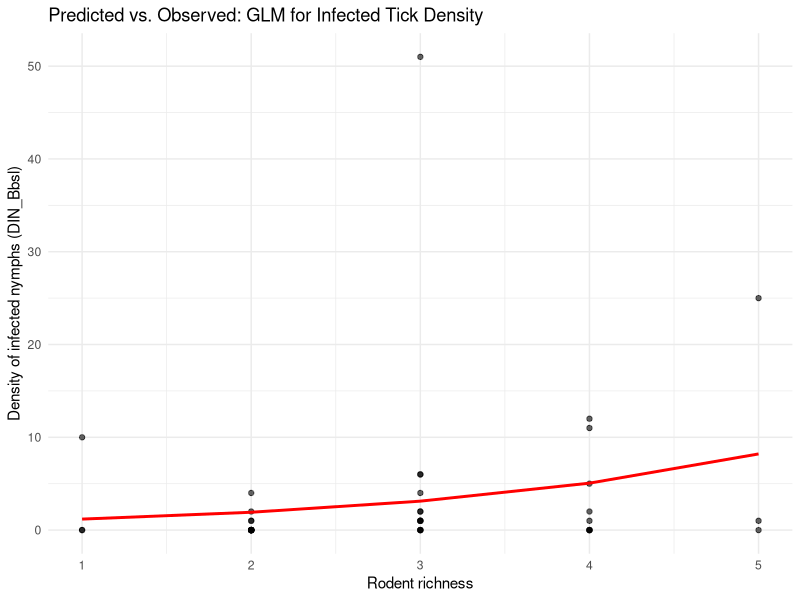
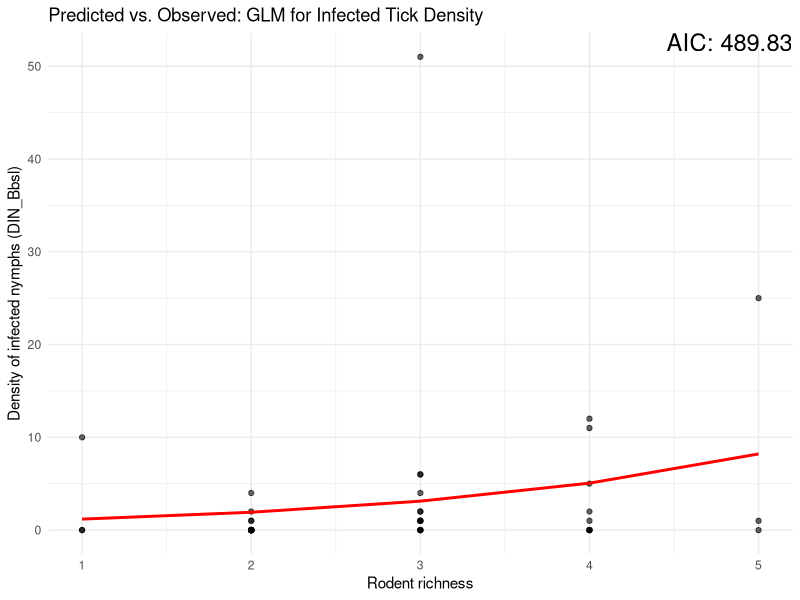
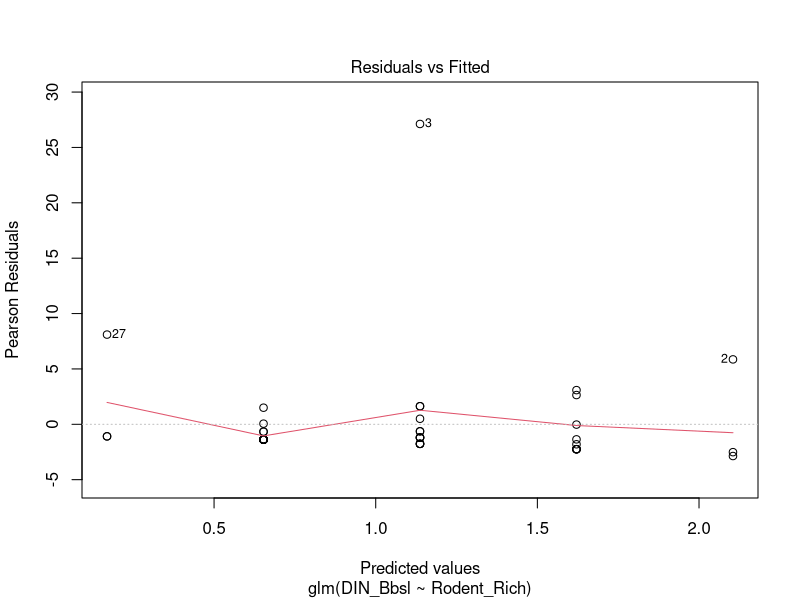
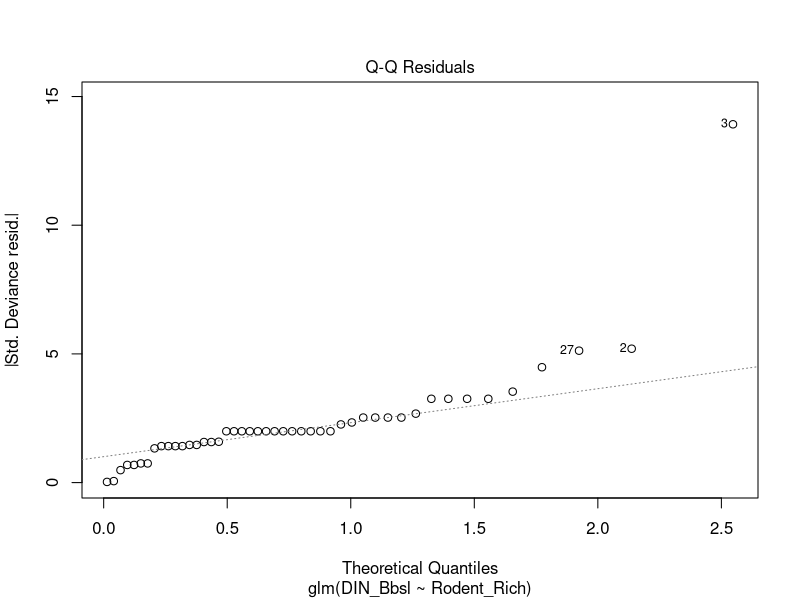
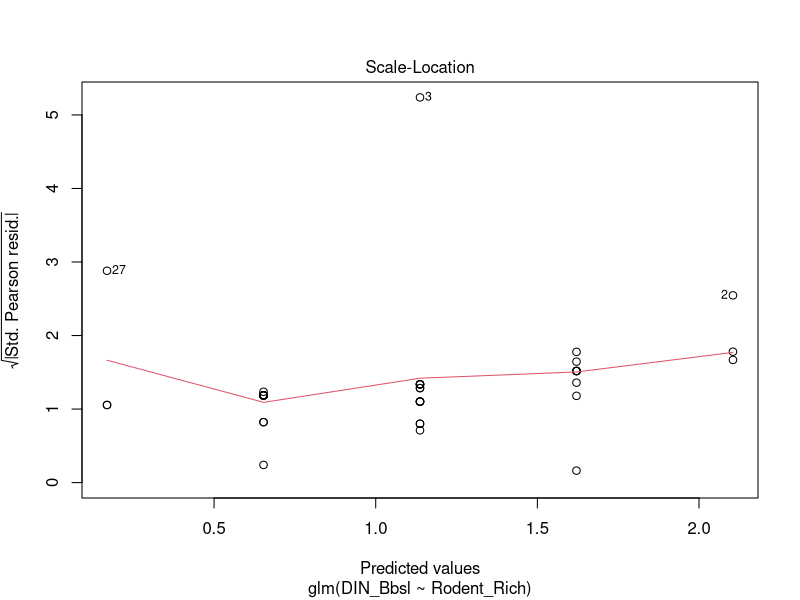
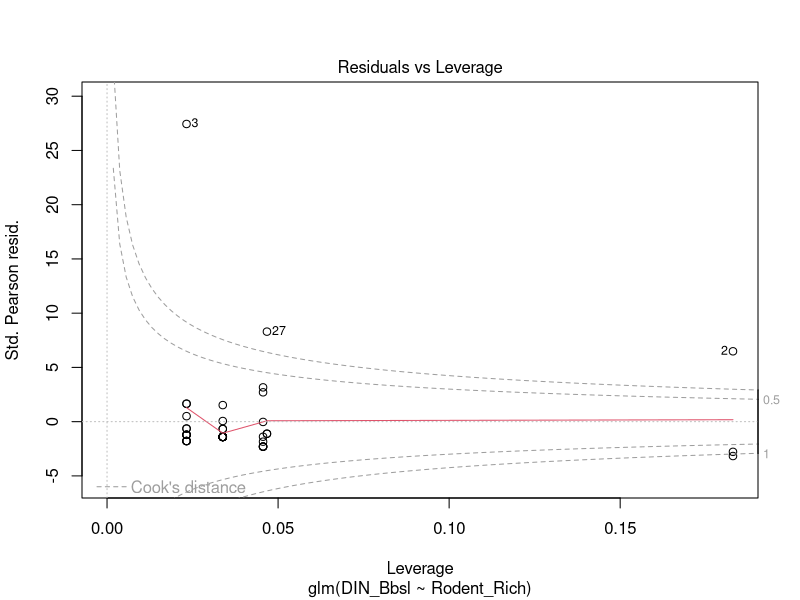

The R script that drew these images, in order:
## ---- chunk 1
# set working directory for all chunks in this file (default working directory is wherever Rmd file is)
getwd()
library(tidyverse)
## ---- chunk 2
# importing the gene dataset
tick <- read.csv("tick.csv",header=TRUE,stringsAsFactors = TRUE)
str(tick)
## ---- chunk 3
# Fit GLM with Poisson family
tick_glm <- glm(DIN_Bbsl ~ Rodent_Rich, family = "poisson", data = tick)
summary(tick_glm)
## ---- chunk 4
# Add model predictions to the dataset
tick$predicted <- predict(tick_glm, type = "response")

# Plot observed and predicted values
ggplot(tick, aes(x = Rodent_Rich, y = DIN_Bbsl)) +
  geom_point(alpha = 0.6) +
  geom_line(aes(y = predicted), color = "red", size = 1) +
  labs(
    x = "Rodent richness",
    y = "Density of infected nymphs (DIN_Bbsl)",
    title = "Predicted vs. Observed: GLM for Infected Tick Density") +
  theme_minimal()
## ---- chunk 5
# Plot observed and predicted values
ggplot(tick, aes(x = Rodent_Rich, y = DIN_Bbsl)) +
  geom_point(alpha = 0.6) +
  geom_line(aes(y = predicted), color = "red", size = 1) +
  annotate('text', x=Inf, y=Inf, label = paste0("AIC: 489.83"), hjust=1, vjust=1, , size=6)+
  labs(
    x = "Rodent richness",
    y = "Density of infected nymphs (DIN_Bbsl)",
    title = "Predicted vs. Observed: GLM for Infected Tick Density") +
  theme_minimal()
## ---- chunk 6
# Diagnostic plots for GLM
plot(tick_glm)
## ---- chunk 7
# Compare two GLMs with AIC
tick_glm2 <- glm(DIN_Bbsl ~ Rodent_Rich + Predator_Shannon_wCat, family = "poisson", data = tick)

summary(tick_glm2)

AIC(tick_glm, tick_glm2)
## ---- chunk 8
# Random effect of site
library(glmmTMB)
tick_glm_site <- glmmTMB(DIN_Bbsl ~ Rodent_Rich + Predator_Shannon_wCat + (1|Site), family = 'poisson', data = tick)
summary(tick_glm_site)

# Compare the GLMs with AIC
AIC(tick_glm2, tick_glm_site)

## ---- chunk 9
# Random effect of site and year
tick_glm_site_year <- glmmTMB(DIN_Bbsl ~ Rodent_Rich + Predator_Shannon_wCat + (1|Site) + (1|Year), family = 'poisson', data = tick)
summary(tick_glm_site_year)

# Compare the GLMs with AIC
AIC(tick_glm_site, tick_glm_site_year)
